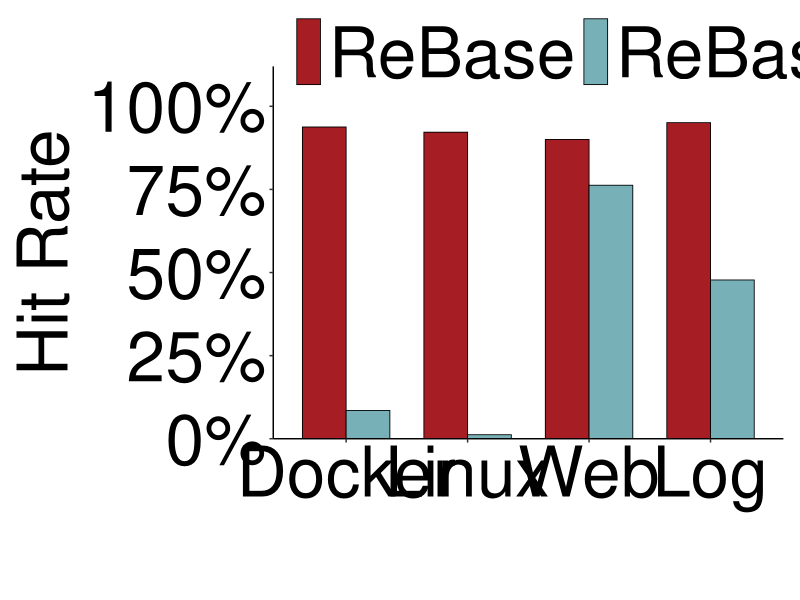

Write R code to recreate this figure.
library(ggplot2)
library(grid)

get_script_dir <- function() {
  args <- commandArgs(trailingOnly = FALSE)
  file_arg <- "--file="
  script_arg <- args[startsWith(args, file_arg)]

  if (length(script_arg) > 0) {
    return(dirname(normalizePath(sub(file_arg, "", script_arg[1]))))
  }

  if (requireNamespace("rstudioapi", quietly = TRUE) && rstudioapi::isAvailable()) {
    context <- rstudioapi::getActiveDocumentContext()
    if (nzchar(context$path)) {
      return(dirname(normalizePath(context$path)))
    }
  }

  normalizePath(getwd())
}

export_dir <- get_script_dir()

# Fill in the four rows below. Each row is one group, and the two columns are:
# ReBase, ReBase-G.
plot_data <- data.frame(
  group = c("Docker", "Linux", "Web", "Log"),
  ReBase = c(93.78, 92.21, 90.02, 95.09),           # TODO: replace with your hit-rate data
  `ReBase-G` = c(8.52, 1.21, 76.26, 47.76), # TODO: replace with your hit-rate data
  check.names = FALSE
)

method_labels <- c("ReBase", "ReBase-G")
method_colors <- c(
  "ReBase" = "#A61D24",
  "ReBase-G" = "#78B0B8"
)

create_three_method_barplot <- function(
    data,
    group_col = "group",
    method_labels = c("ReBase", "ReBase-G"),
    fill_colors = c("ReBase" = "#A61D24", "ReBase-G" = "#78B0B8"),
    x_label = "",
    y_label = "Value",
    axis_text_size = 50,
    axis_title_size = 50,
    legend_text_size = 50,
    show_data_labels = FALSE,
    data_label_size = 10,
    y_limit = 100,
    y_breaks = seq(0, 100, 25),
    bar_width = 0.72
) {
  long_df <- reshape(
    data,
    varying = method_labels,
    v.names = "value",
    timevar = "method",
    times = method_labels,
    direction = "long"
  )
  long_df[[group_col]] <- factor(long_df[[group_col]], levels = data[[group_col]])
  long_df$method <- factor(long_df$method, levels = method_labels)

  finite_values <- long_df$value[is.finite(long_df$value)]
  if (length(finite_values) == 0) {
    stop("No finite values found in plot_data. Fill in the hit-rate data before plotting.")
  }
  if (any(finite_values < 0 | finite_values > y_limit)) {
    stop(sprintf("Hit-rate values must be in the range 0-%s.", y_limit))
  }

  p <- ggplot(long_df, aes(x = .data[[group_col]], y = value, fill = method)) +
    geom_col(
      position = position_dodge(width = bar_width),
      width = bar_width,
      color = "black",
      linewidth = 0.3
    ) +
    scale_fill_manual(
      name = NULL,
      values = fill_colors,
      breaks = method_labels,
      labels = method_labels,
      guide = guide_legend(
        nrow = 1,
        byrow = TRUE,
        keyheight = unit(18, "pt"),
        keywidth = unit(18, "pt")
      )
    ) +
    scale_y_continuous(
      expand = expansion(mult = c(0, 0.12)),
      limits = c(0, y_limit),
      breaks = y_breaks,
      labels = function(x) paste0(x, "%")
    ) +
    labs(x = x_label, y = paste(" ", y_label, " ")) +
    theme_classic() +
    theme(
      axis.text.x = element_text(size = axis_text_size, color = "black"),
      axis.text.y = element_text(size = axis_text_size, color = "black"),
      axis.title.x = element_text(size = axis_title_size, color = "black"),
      axis.title.y = element_text(size = axis_title_size, color = "black", hjust = 0.5),
      legend.position = c(0.03, 1.15),
      legend.justification = c(0, 1),
      legend.direction = "horizontal",
      legend.text = element_text(size = legend_text_size, color = "black"),
      legend.title = element_blank(),
      legend.background = element_blank(),
      legend.key = element_blank(),
      legend.spacing.x = unit(10, "pt"),
      plot.margin = margin(t = 48, r = 12, b = 12, l = 12, unit = "pt")
    )

  if (show_data_labels) {
    p <- p + geom_text(
      aes(label = round(value, 2)),
      position = position_dodge(width = bar_width),
      vjust = -0.25,
      size = data_label_size
    )
  }

  p
}

p <- create_three_method_barplot(
  data = plot_data,
  method_labels = method_labels,
  fill_colors = method_colors,
  x_label = "",
  y_label = "Hit Rate",
  show_data_labels = FALSE # Change to TRUE if labels above bars are needed.
)

output_file <- file.path(export_dir, "overall.pdf")
message("Writing plot to: ", output_file)

cairo_pdf(
  output_file,
  width = 12,
  height = 5
)
print(p)
dev.off()
